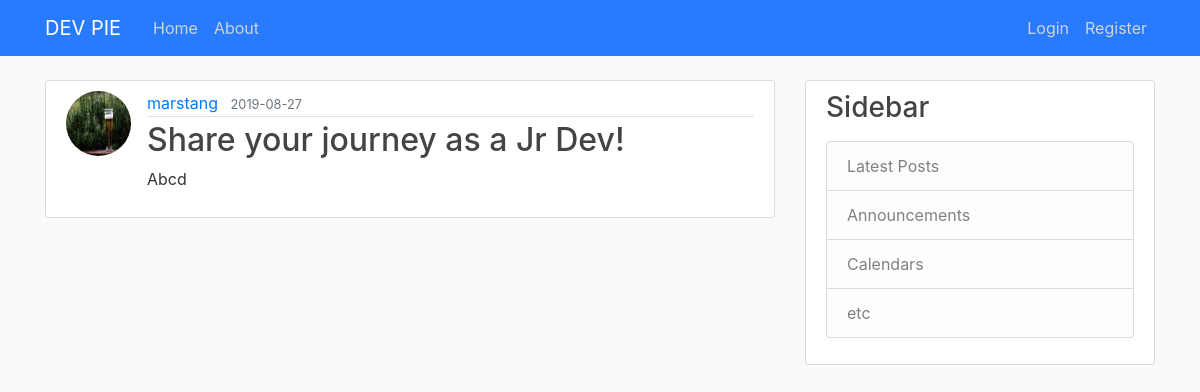
/post/1, run on the app's committed database.
### flaskblog/models.py (models this page shows, shortened)
class User(db.Model, UserMixin):
    id = db.Column(db.Integer, primary_key=True)
    username = db.Column(db.String(20), unique=True, nullable=False)
    email = db.Column(db.String(120), unique=True, nullable=False)
    image_file = db.Column(db.String(20), nullable=False, default='default.jpg')
    password = db.Column(db.String(60), nullable=False)
    posts = db.relationship('Post', backref='author', lazy=True)

class Post(db.Model):
    id = db.Column(db.Integer, primary_key=True)
    title = db.Column(db.String(100), nullable=False)
    date_posted = db.Column(db.DateTime, nullable=False, default=datetime.utcnow)
    content = db.Column(db.Text, nullable=False)
    user_id = db.Column(db.Integer, db.ForeignKey('user.id'), nullable=False)

### flaskblog/routes.py (the view)
@app.route("/post/<int:post_id>")
def post(post_id):
    post = Post.query.get_or_404(post_id)
    return render_template('post.html', title=post.title, post=post)

### flaskblog/templates/post.html (shortened to what this page needs)
{% extends "layout.html" %}
{% block content %}
  <article class="media content-section">
    <img class="rounded-circle article-img" src="{{ url_for('static', filename='profile_pics/' + post.author.image_file) }}">
    <div class="media-body">
      <div class="article-metadata">
        <a class="mr-2" href="#">{{ post.author.username }}</a>
        <small class="text-muted">{{ post.date_posted.strftime('%Y-%m-%d') }}</small>
      </div>
      <h2 class="article-title">{{ post.title }}</h2>
      <p class="article-content">{{ post.content }}</p>
    </div>
  </article>
{% endblock content %}

### flaskblog/static/main.css (style rules this page uses)
body { background: #fafafa; color: #333333; margin-top: 5rem; }
h1, h2, h3, h4, h5, h6 { color: #444444; }
.content-section { background: #ffffff; padding: 10px 20px; border: 1px solid #dddddd; border-radius: 3px; margin-bottom: 20px; }
.article-title { color: #444444; }
.article-content { white-space: pre-line; }
.article-img { height: 65px; width: 65px; margin-right: 16px; }
.article-metadata { padding-bottom: 1px; margin-bottom: 4px; border-bottom: 1px solid #e3e3e3 }

### data on the page
User: image_file (picture), author.username "marstang"
Post: date_posted "2019-08-27", title "Share your journey as a Jr Dev!", content "Abcd"
